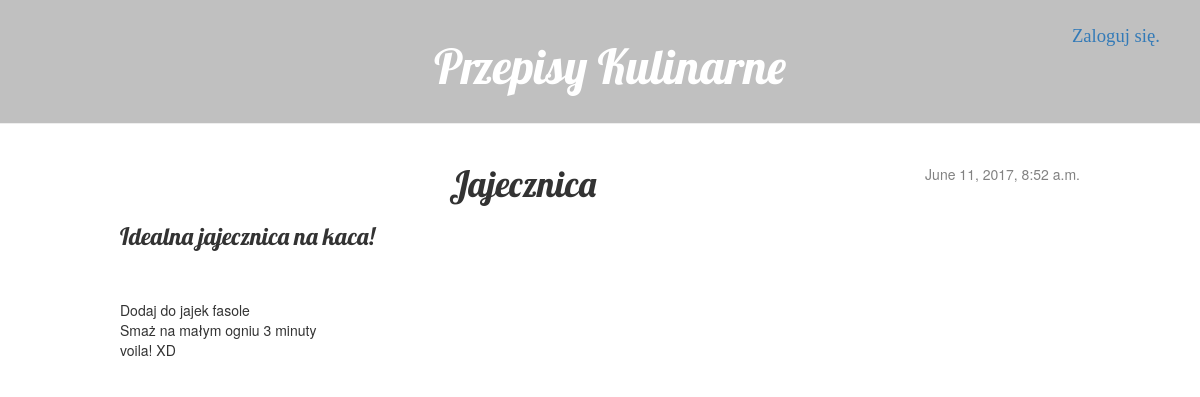
/post/5/, run on the app's committed database.
### homework/models.py (models this page shows, shortened)
class Post(models.Model):
    author = models.ForeignKey('auth.User')
    title = models.CharField(max_length=100)
    desc = models.TextField(max_length=200)
    text = models.TextField()
    published_date = models.DateTimeField(
            default=timezone.now)

### homework/views.py (the view)
# urls.py: url(r'^post/(?P<pk>[0-9]+)/$', views.post_detail, name='post_detail'),
def post_detail(request, pk):
    post = get_object_or_404(Post, pk=pk)
    return render(request, 'homework/post_detail.html', {'post': post})

### homework/templates/homework/post_detail.html (shortened to what this page needs)
{% extends 'homework/base.html' %}
{% block content %}
    <div class="post.detail">
        {% if post.published_date %}
            <div class="date">
                {{ post.published_date }}
            </div>
        {% endif %}
        <center><h1>{{ post.title }}</h1></center>
        <h3> {{ post.desc }} </h3> <br><br>
        <p>{{ post.text|linebreaksbr }}</p>
    </div>
{% endblock %}

### static/css/blog.css (style rules this page uses)
h1, h2, h3, h4 { font-family: 'Lobster', cursive; }
.date { float: right; color: #828282; }

### data on the page
Post: published_date "June 11, 2017, 8:52 a.m.", title "Jajecznica", desc "Idealna jajecznica na kaca!", text "Dodaj do jajek fasole Smaż na małym ogniu 3 minuty voila! XD"
